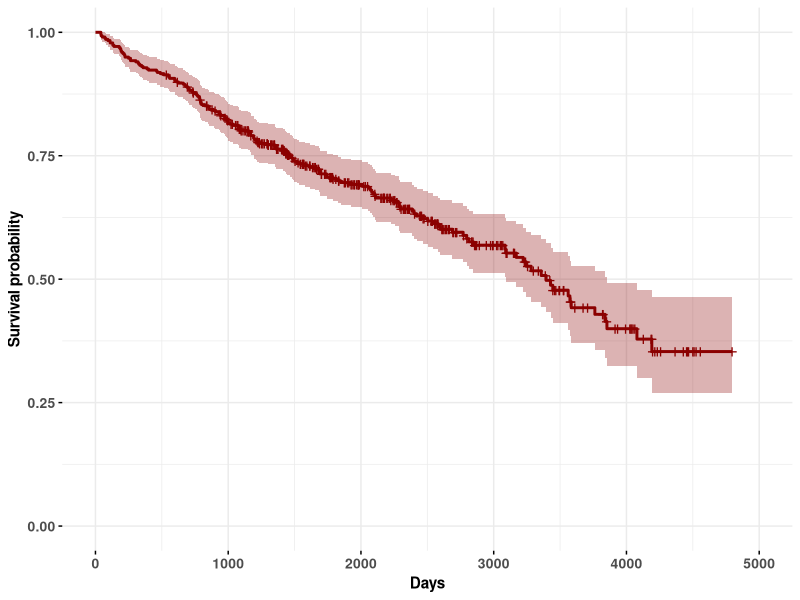

Recreate this plot in R. (Note: this script raises an error after producing the figure.)
####################################################################
# Residuals analysis Cox proportional hazards model                 
# Author: Jose Antonio Perusquia Cortes
# Afil: Facultad de Ciencias - UNAM
# Module: Survival analysis 
####################################################################

####################################################################
# Libraries
library(here)           # Version 1.0.1
library(ggplot2)        # Version 3.5.2  
library(ggthemes)       # Version 5.1.0
library(dplyr)          # Version 1.1.4
library(readxl)         # Version 1.4.4
library(survival)       # Version 3.8-3
library(survminer)      # Version 0.5.0
library(MASS)           # Version 7.3-60
####################################################################

####################################################################
# Base theme for the plots
theme_pbc = theme_minimal()+
  theme(axis.title.x = element_text(size = 11,face='bold'),
        axis.title.y = element_text(size = 11,face='bold'),
        axis.text.x = element_text(size=10,face='bold'),
        axis.text.y = element_text(size=10,face='bold'))

theme_set(theme_pbc)

####################################################################
# Mayo Clinic Primary Biliary Cholangitis Data
pbc=pbc
glimpse(pbc)
####################################################################

####################################################################
# Nonparametric survival estimates

# Kaplan-Meier survival estimate
km = survfit(Surv(time,status==2)~1,data=pbc)

# Plot of the survival function using survminer
ggsurvplot(km,ggtheme=theme_pbc,legend='none',
           conf.int = T,palette='darkred',
           conf.int.alpha = .3,
           conf.int.fill = "darkred",
           xlab='Days')
####################################################################

####################################################################
# Cox proportional hazards model

# Transform variables into factors
pbc_cox = pbc%>%
  dplyr::select(id,time,status,age,sex,edema,bili,albumin)%>%
  mutate(sex=factor(sex),
         edema=factor(edema))

# Cox model
cox_pbc = coxph(Surv(time,status==2)~sex+edema+
                  age+bili+albumin,
                 data=pbc_cox)
summary(cox_pbc)
####################################################################

####################################################################
# Cox - Snell 
res_mart = residuals(cox_pbc,type='martingale')
res_cs = (pbc_cox$status == 2) - res_mart_mod
pbc_cox$res_cs = res_cs

# qqplot against exponential
expo = rexp(418,1)
df = data.frame(x=expo,y=pbc_cox)

ggplot(data=pbc_cox,aes(sample=res_cs))+
  stat_qq(distribution=qexp,dparams=list(1))+
  labs(x="Theoretical",y="Sample")+
  stat_qq_line(distribution=qexp,dparams=list(1),
               col="red")

# Fit a Cox regression using Cox - Snell residuals
fit_cs = survfit(Surv(res_cs, status == 2) ~ 1, data = pbc_cox)

# Plot cumulative hazard
df = data.frame(x=fit_cs$time,y=-log(fit_cs$surv))

ggplot(data=df,aes(x=x,y=y))+
  geom_step()+
  labs(x="Cox-Snell residulas",y=expression(hat(H[t])))+
  geom_abline(intercept=0,slope=1,col="red")
####################################################################

####################################################################
# Martingale residuals vs continuous variables
pbc_cox$res_mart = res_mart

ggplot(data=pbc_cox,aes(x=age,y=res_mart))+
  geom_point()+
  geom_smooth(method = "loess", se = F, span = 0.75)+
  labs(x='Age',y='Martingale residuals')

ggplot(data=pbc_cox,aes(x=albumin,y=res_mart))+
  geom_point()+
  geom_smooth(method = "loess", se = F, span = 0.75)+
  labs(x='Serum albumin',y='Martingale residuals')

ggplot(data=pbc_cox,aes(x=bili,y=res_mart))+
  geom_point()+
  geom_smooth(method = "loess", se = F, span = 0.75)+
  labs(x='Serum bilirunbin',y='Martingale residuals')
####################################################################

####################################################################
# Deviance residuals
res_dev = residuals(cox_pbc,type='deviance')
pbc_cox$res_dev = res_dev

ggplot(data=pbc_cox,aes(x=id,y=res_dev))+
  geom_point()+
  geom_hline(yintercept=0,col='red')+
  labs(x="",y="Deviance residuals")
####################################################################


